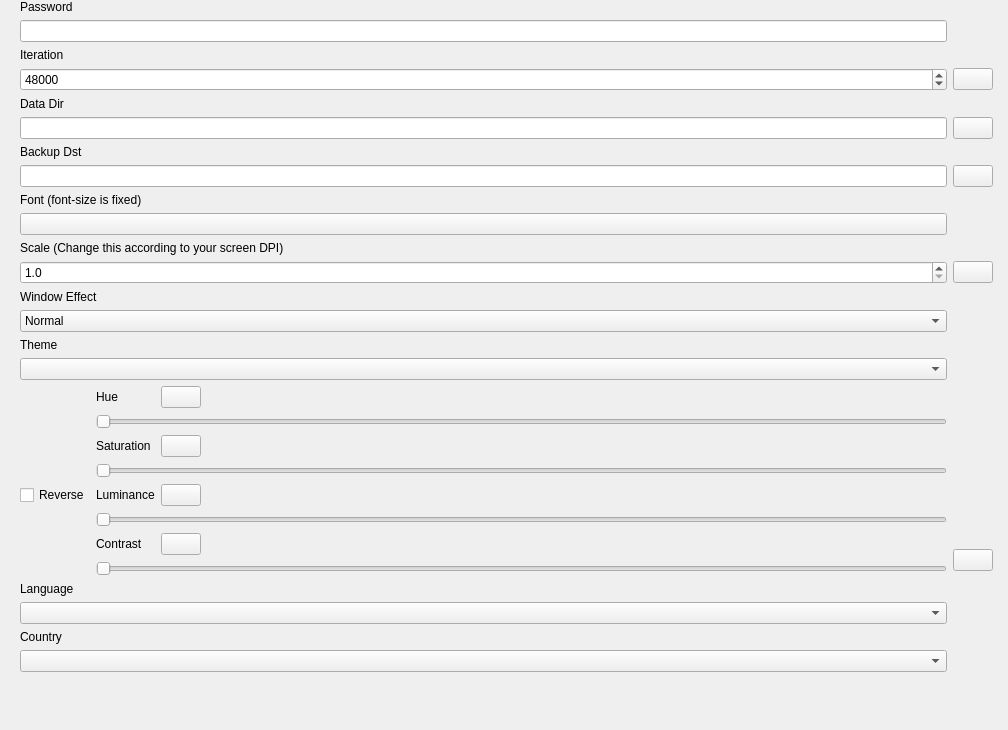
<?xml version="1.0" encoding="UTF-8"?>
<ui version="4.0">
 <class>DTSetting</class>
 <widget class="QWidget" name="DTSetting">
  <property name="geometry">
   <rect>
    <x>0</x>
    <y>0</y>
    <width>1008</width>
    <height>730</height>
   </rect>
  </property>
  <property name="windowTitle">
   <string>DTSetting</string>
  </property>
  <layout class="QHBoxLayout" name="horizontalLayout">
   <property name="leftMargin">
    <number>0</number>
   </property>
   <property name="topMargin">
    <number>0</number>
   </property>
   <property name="rightMargin">
    <number>0</number>
   </property>
   <property name="bottomMargin">
    <number>0</number>
   </property>
   <item>
    <layout class="QVBoxLayout" name="verticalLayout_buttons">
     <item>
      <spacer name="verticalSpacer_buttons">
       <property name="orientation">
        <enum>Qt::Vertical</enum>
       </property>
       <property name="sizeHint" stdset="0">
        <size>
         <width>20</width>
         <height>40</height>
        </size>
       </property>
      </spacer>
     </item>
    </layout>
   </item>
   <item>
    <widget class="QStackedWidget" name="stackedWidget">
     <property name="currentIndex">
      <number>0</number>
     </property>
     <widget class="QWidget" name="page_basicinfo">
      <layout class="QHBoxLayout" name="horizontalLayout_2">
       <property name="spacing">
        <number>0</number>
       </property>
       <property name="leftMargin">
        <number>0</number>
       </property>
       <property name="topMargin">
        <number>0</number>
       </property>
       <property name="rightMargin">
        <number>0</number>
       </property>
       <property name="bottomMargin">
        <number>0</number>
       </property>
       <item>
        <widget class="QScrollArea" name="scrollAreaBasicInfo">
         <property name="frameShape">
          <enum>QFrame::NoFrame</enum>
         </property>
         <property name="widgetResizable">
          <bool>true</bool>
         </property>
         <widget class="QWidget" name="scrollAreaWidgetContentsBasicInfo">
          <property name="geometry">
           <rect>
            <x>0</x>
            <y>0</y>
            <width>980</width>
            <height>730</height>
           </rect>
          </property>
          <layout class="QGridLayout" name="gridLayout">
           <property name="leftMargin">
            <number>0</number>
           </property>
           <property name="topMargin">
            <number>0</number>
           </property>
           <property name="rightMargin">
            <number>15</number>
           </property>
           <property name="bottomMargin">
            <number>0</number>
           </property>
           <item row="16" column="1">
            <layout class="QVBoxLayout" name="verticalLayout_color">
             <property name="spacing">
              <number>0</number>
             </property>
             <property name="topMargin">
              <number>34</number>
             </property>
             <property name="bottomMargin">
              <number>5</number>
             </property>
             <item>
              <widget class="QLabel" name="label_color_preview">
               <property name="sizePolicy">
                <sizepolicy hsizetype="Fixed" vsizetype="Fixed">
                 <horstretch>0</horstretch>
                 <verstretch>0</verstretch>
                </sizepolicy>
               </property>
               <property name="minimumSize">
                <size>
                 <width>26</width>
                 <height>26</height>
                </size>
               </property>
               <property name="maximumSize">
                <size>
                 <width>26</width>
                 <height>26</height>
                </size>
               </property>
               <property name="text">
                <string/>
               </property>
               <property name="alignment">
                <set>Qt::AlignCenter</set>
               </property>
              </widget>
             </item>
             <item>
              <spacer name="verticalSpacer_2">
               <property name="orientation">
                <enum>Qt::Vertical</enum>
               </property>
               <property name="sizeHint" stdset="0">
                <size>
                 <width>20</width>
                 <height>40</height>
                </size>
               </property>
              </spacer>
             </item>
             <item>
              <widget class="DTApplyButton" name="pushButton_color">
               <property name="sizePolicy">
                <sizepolicy hsizetype="Fixed" vsizetype="Fixed">
                 <horstretch>0</horstretch>
                 <verstretch>0</verstretch>
                </sizepolicy>
               </property>
              </widget>
             </item>
            </layout>
           </item>
           <item row="11" column="1">
            <widget class="DTApplyButton" name="pushButton_scale">
             <property name="sizePolicy">
              <sizepolicy hsizetype="Fixed" vsizetype="Fixed">
               <horstretch>0</horstretch>
               <verstretch>0</verstretch>
              </sizepolicy>
             </property>
            </widget>
           </item>
           <item row="8" column="0">
            <widget class="QLabel" name="label_font">
             <property name="text">
              <string>Font (font-size is fixed)</string>
             </property>
            </widget>
           </item>
           <item row="5" column="0">
            <widget class="QLineEdit" name="lineEdit_data_dir">
             <property name="readOnly">
              <bool>true</bool>
             </property>
            </widget>
           </item>
           <item row="12" column="0">
            <widget class="QLabel" name="label_window_effect">
             <property name="text">
              <string>Window Effect</string>
             </property>
            </widget>
           </item>
           <item row="6" column="0">
            <widget class="QLabel" name="label_backup">
             <property name="text">
              <string>Backup Dst</string>
             </property>
            </widget>
           </item>
           <item row="1" column="0">
            <widget class="QLineEdit" name="lineEdit_password"/>
           </item>
           <item row="4" column="0">
            <widget class="QLabel" name="label_data_dir">
             <property name="text">
              <string>Data Dir</string>
             </property>
            </widget>
           </item>
           <item row="15" column="0">
            <widget class="LazyCombobox" name="comboBox_theme">
             <property name="sizePolicy">
              <sizepolicy hsizetype="Preferred" vsizetype="Preferred">
               <horstretch>0</horstretch>
               <verstretch>0</verstretch>
              </sizepolicy>
             </property>
            </widget>
           </item>
           <item row="14" column="0">
            <widget class="QLabel" name="label_theme">
             <property name="text">
              <string>Theme</string>
             </property>
            </widget>
           </item>
           <item row="7" column="1">
            <widget class="DTApplyButton" name="pushButton_backup">
             <property name="sizePolicy">
              <sizepolicy hsizetype="Fixed" vsizetype="Fixed">
               <horstretch>0</horstretch>
               <verstretch>0</verstretch>
              </sizepolicy>
             </property>
            </widget>
           </item>
           <item row="11" column="0">
            <widget class="QDoubleSpinBox" name="spinBox_scale">
             <property name="decimals">
              <number>1</number>
             </property>
             <property name="minimum">
              <double>1.000000000000000</double>
             </property>
             <property name="maximum">
              <double>10.000000000000000</double>
             </property>
             <property name="singleStep">
              <double>0.100000000000000</double>
             </property>
            </widget>
           </item>
           <item row="5" column="1">
            <widget class="DTApplyButton" name="pushButton_data_dir">
             <property name="sizePolicy">
              <sizepolicy hsizetype="Fixed" vsizetype="Fixed">
               <horstretch>0</horstretch>
               <verstretch>0</verstretch>
              </sizepolicy>
             </property>
            </widget>
           </item>
           <item row="13" column="0">
            <widget class="LazyCombobox" name="comboBox_window_effect">
             <property name="sizePolicy">
              <sizepolicy hsizetype="Preferred" vsizetype="Preferred">
               <horstretch>0</horstretch>
               <verstretch>0</verstretch>
              </sizepolicy>
             </property>
             <item>
              <property name="text">
               <string>Normal</string>
              </property>
             </item>
             <item>
              <property name="text">
               <string>Aero</string>
              </property>
             </item>
             <item>
              <property name="text">
               <string>Acrylic</string>
              </property>
             </item>
            </widget>
           </item>
           <item row="17" column="0">
            <widget class="QLabel" name="label_language">
             <property name="text">
              <string>Language</string>
             </property>
            </widget>
           </item>
           <item row="19" column="0">
            <widget class="QLabel" name="label_country">
             <property name="text">
              <string>Country</string>
             </property>
            </widget>
           </item>
           <item row="18" column="0">
            <widget class="LazyCombobox" name="comboBox_language">
             <property name="sizePolicy">
              <sizepolicy hsizetype="Preferred" vsizetype="Preferred">
               <horstretch>0</horstretch>
               <verstretch>0</verstretch>
              </sizepolicy>
             </property>
            </widget>
           </item>
           <item row="2" column="0">
            <widget class="QLabel" name="label_iteration">
             <property name="text">
              <string>Iteration</string>
             </property>
            </widget>
           </item>
           <item row="20" column="0">
            <widget class="LazyCombobox" name="comboBox_country">
             <property name="sizePolicy">
              <sizepolicy hsizetype="Preferred" vsizetype="Preferred">
               <horstretch>0</horstretch>
               <verstretch>0</verstretch>
              </sizepolicy>
             </property>
            </widget>
           </item>
           <item row="7" column="0">
            <widget class="QLineEdit" name="lineEdit_backup">
             <property name="readOnly">
              <bool>true</bool>
             </property>
            </widget>
           </item>
           <item row="16" column="0">
            <layout class="QGridLayout" name="gridLayout_2">
             <item row="2" column="3">
              <spacer name="horizontalSpacer_2">
               <property name="orientation">
                <enum>Qt::Horizontal</enum>
               </property>
               <property name="sizeHint" stdset="0">
                <size>
                 <width>40</width>
                 <height>20</height>
                </size>
               </property>
              </spacer>
             </item>
             <item row="4" column="3">
              <spacer name="horizontalSpacer_3">
               <property name="orientation">
                <enum>Qt::Horizontal</enum>
               </property>
               <property name="sizeHint" stdset="0">
                <size>
                 <width>40</width>
                 <height>20</height>
                </size>
               </property>
              </spacer>
             </item>
             <item row="6" column="1">
              <widget class="QLabel" name="label_contrast">
               <property name="text">
                <string>Contrast</string>
               </property>
              </widget>
             </item>
             <item row="6" column="3">
              <spacer name="horizontalSpacer_4">
               <property name="orientation">
                <enum>Qt::Horizontal</enum>
               </property>
               <property name="sizeHint" stdset="0">
                <size>
                 <width>40</width>
                 <height>20</height>
                </size>
               </property>
              </spacer>
             </item>
             <item row="1" column="1" colspan="3">
              <widget class="QSlider" name="slider_Hue">
               <property name="maximum">
                <number>360</number>
               </property>
               <property name="orientation">
                <enum>Qt::Horizontal</enum>
               </property>
              </widget>
             </item>
             <item row="7" column="1" colspan="3">
              <widget class="QSlider" name="slider_contrast">
               <property name="maximum">
                <number>500</number>
               </property>
               <property name="pageStep">
                <number>1</number>
               </property>
               <property name="orientation">
                <enum>Qt::Horizontal</enum>
               </property>
              </widget>
             </item>
             <item row="3" column="1" colspan="3">
              <widget class="QSlider" name="slider_saturation">
               <property name="maximum">
                <number>500</number>
               </property>
               <property name="pageStep">
                <number>1</number>
               </property>
               <property name="orientation">
                <enum>Qt::Horizontal</enum>
               </property>
              </widget>
             </item>
             <item row="4" column="1">
              <widget class="QLabel" name="label_luminance">
               <property name="text">
                <string>Luminance</string>
               </property>
              </widget>
             </item>
             <item row="0" column="2">
              <widget class="QPushButton" name="pushButton_hue_reset">
               <property name="sizePolicy">
                <sizepolicy hsizetype="Fixed" vsizetype="Fixed">
                 <horstretch>0</horstretch>
                 <verstretch>0</verstretch>
                </sizepolicy>
               </property>
               <property name="text">
                <string/>
               </property>
              </widget>
             </item>
             <item row="4" column="2">
              <widget class="QPushButton" name="pushButton_luminance_reset">
               <property name="sizePolicy">
                <sizepolicy hsizetype="Fixed" vsizetype="Fixed">
                 <horstretch>0</horstretch>
                 <verstretch>0</verstretch>
                </sizepolicy>
               </property>
               <property name="text">
                <string/>
               </property>
              </widget>
             </item>
             <item row="2" column="2">
              <widget class="QPushButton" name="pushButton_saturation_reset">
               <property name="sizePolicy">
                <sizepolicy hsizetype="Fixed" vsizetype="Fixed">
                 <horstretch>0</horstretch>
                 <verstretch>0</verstretch>
                </sizepolicy>
               </property>
               <property name="text">
                <string/>
               </property>
              </widget>
             </item>
             <item row="0" column="3">
              <spacer name="horizontalSpacer">
               <property name="orientation">
                <enum>Qt::Horizontal</enum>
               </property>
               <property name="sizeHint" stdset="0">
                <size>
                 <width>40</width>
                 <height>20</height>
                </size>
               </property>
              </spacer>
             </item>
             <item row="5" column="1" colspan="3">
              <widget class="QSlider" name="slider_luminance">
               <property name="maximum">
                <number>500</number>
               </property>
               <property name="pageStep">
                <number>1</number>
               </property>
               <property name="orientation">
                <enum>Qt::Horizontal</enum>
               </property>
              </widget>
             </item>
             <item row="2" column="1">
              <widget class="QLabel" name="label_saturation">
               <property name="text">
                <string>Saturation</string>
               </property>
              </widget>
             </item>
             <item row="0" column="1">
              <widget class="QLabel" name="label_hue">
               <property name="text">
                <string>Hue</string>
               </property>
              </widget>
             </item>
             <item row="6" column="2">
              <widget class="QPushButton" name="pushButton_contrast_reset">
               <property name="sizePolicy">
                <sizepolicy hsizetype="Fixed" vsizetype="Fixed">
                 <horstretch>0</horstretch>
                 <verstretch>0</verstretch>
                </sizepolicy>
               </property>
               <property name="text">
                <string/>
               </property>
              </widget>
             </item>
             <item row="4" column="0">
              <widget class="QCheckBox" name="checkBox_reverse">
               <property name="text">
                <string>Reverse</string>
               </property>
              </widget>
             </item>
            </layout>
           </item>
           <item row="21" column="1">
            <spacer name="verticalSpacer">
             <property name="orientation">
              <enum>Qt::Vertical</enum>
             </property>
             <property name="sizeHint" stdset="0">
              <size>
               <width>20</width>
               <height>258</height>
              </size>
             </property>
            </spacer>
           </item>
           <item row="10" column="0">
            <widget class="QLabel" name="label_scale">
             <property name="text">
              <string>Scale (Change this according to your screen DPI)</string>
             </property>
            </widget>
           </item>
           <item row="0" column="0">
            <widget class="QLabel" name="label_password">
             <property name="text">
              <string>Password</string>
             </property>
            </widget>
           </item>
           <item row="9" column="0">
            <widget class="QPushButton" name="pushButton_font">
             <property name="sizePolicy">
              <sizepolicy hsizetype="Minimum" vsizetype="Fixed">
               <horstretch>0</horstretch>
               <verstretch>0</verstretch>
              </sizepolicy>
             </property>
            </widget>
           </item>
           <item row="3" column="0">
            <widget class="QSpinBox" name="spinBox_iteration">
             <property name="minimum">
              <number>1</number>
             </property>
             <property name="maximum">
              <number>1000000000</number>
             </property>
             <property name="singleStep">
              <number>10000</number>
             </property>
             <property name="value">
              <number>48000</number>
             </property>
            </widget>
           </item>
           <item row="3" column="1">
            <widget class="DTApplyButton" name="pushButton_iteration">
             <property name="sizePolicy">
              <sizepolicy hsizetype="Fixed" vsizetype="Fixed">
               <horstretch>0</horstretch>
               <verstretch>0</verstretch>
              </sizepolicy>
             </property>
            </widget>
           </item>
          </layout>
         </widget>
        </widget>
       </item>
      </layout>
     </widget>
    </widget>
   </item>
  </layout>
 </widget>
 <customwidgets>
  <customwidget>
   <class>DTApplyButton</class>
   <extends>QPushButton</extends>
   <header>DTWidget.DTApplyButton</header>
  </customwidget>
  <customwidget>
   <class>LazyCombobox</class>
   <extends>QComboBox</extends>
   <header>DTWidget</header>
  </customwidget>
 </customwidgets>
 <resources>
  <include location="../DT.qrc"/>
 </resources>
 <connections/>
</ui>
